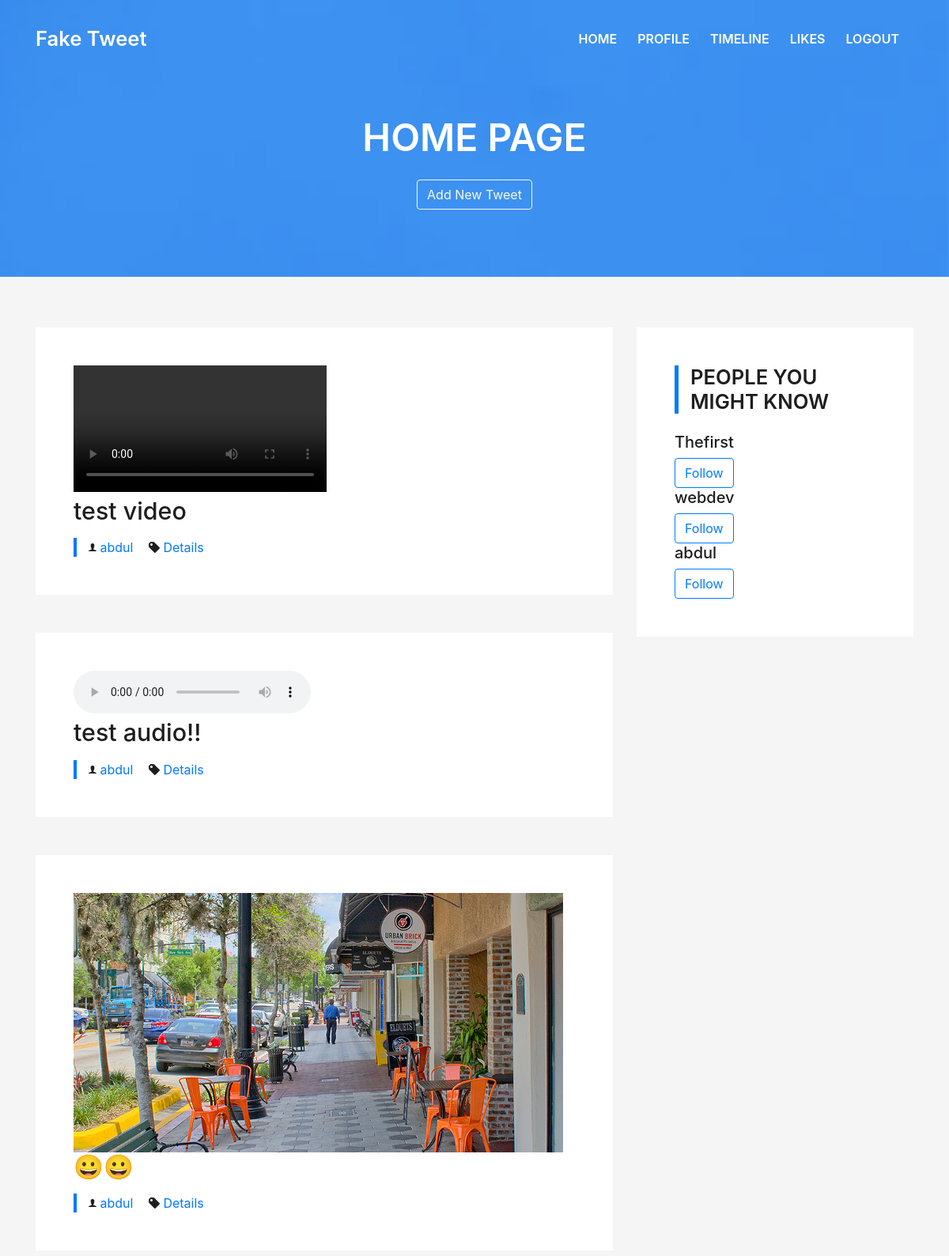
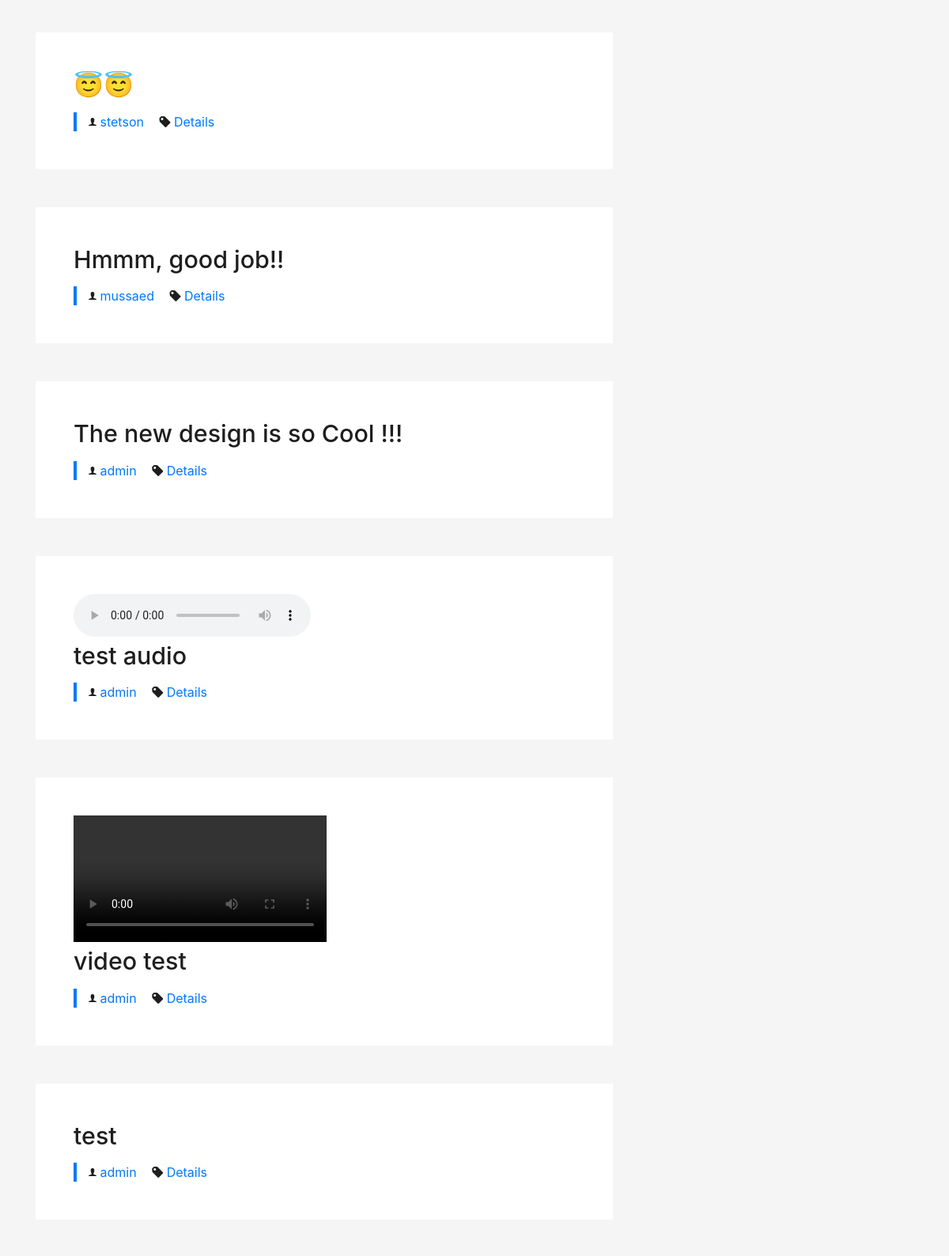
Screenshot of / (signed in, upper part) with the database file from the repository (2 pictures, top to bottom).
### twit/models.py (models this page shows, shortened)
class Tweet(models.Model):
    author = models.ForeignKey(User, on_delete=models.CASCADE)
    tweet = models.CharField(max_length=280)
    created = models.DateTimeField(auto_now_add=True)
    like = models.ManyToManyField(User, related_name= 'likes', blank=True)
    image = models.FileField(null=True, blank=True)

### twit/views.py (the view, shortened to what this page needs)
# urls.py: 2. Add a URL to urlpatterns:  path('', views.home, name='home')
@login_required
def home(request):
    if request.method == "GET":
        form = AddTweetForm()
        tweets = Tweet.objects.all().order_by('-created')
        users = User.objects.exclude(username = request.user)
        try:
            follos = Followings.objects.get(userid=request.user)
            followings = follos.following.all()
        except:
            followings = None
        context = {'form': form,
                   'tweet': tweets,
                   'user': users,
                   'following': followings}
        return render(request, "home.html", context)

### twit/templates/home.html (shortened to what this page needs)
{% extends "base.html" %}
{% block pagename %}
    Home Page
{% endblock %}
{% block profile %}
<button type="button" class="btn btn-outline-light" data-toggle="modal" data-target="#myModal">
								Add New Tweet
        </button>
{% endblock %}
{% block content %}
    <section class="blog-wrapper sect-pt4" id="blog">
    <div class="container">
      <div class="row">
        <div class="col-md-8">
          {% for t in tweet %}
          <div class="post-box">
            <div class="post-thumb">
              {% if t.image %}
                  {% if '.mp4' in t.image.name %}
                     <video width="320" height="240" controls class="img-fluid">
                       <source src="{{ t.image.url }}" type="video/mp4">
                      </video>
                  {% elif '.mp3' in t.image.name %}
                    <audio controls>
                      <source src="{{ t.image.url }}" type="audio/mpeg">
                    </audio>
                  {% else %}
                    <img src="{{ t.image.url }}" class="img-fluid" alt="">
                  {% endif %}
              {% endif %}
            </div>
            <div class="post-meta">
              <h1 class="article-title">{{ t.tweet }}</h1>
              <ul>
                <li>
                  <span class="ion-ios-person"></span>
                  <a>{{ t.author.username }}</a>
                </li>
                <li>
                  <span class="ion-pricetag"></span>
                  <a href="{% url 'details' id=t.id %}">Details</a>
                </li>
              </ul>
            </div>
          </div>
        {% endfor %}
          </div>
        <div class="col-md-4">
          <div class="widget-sidebar">
            <h4 class="sidebar-title">People You might know</h4>
            <div class="sidebar-content">
              {% for u in user %}
                  {% if not u in following %}
                      <h5> <a href="{% url 'profile_pk' pk=u.pk %}">{{ u.username }}</a></h5>
                        <a href="{% url 'follow' pk=u.pk %}">
                          <button type="button" class="btn btn-outline-primary">Follow</button>
                         </a>
                 {% endif %}
              {% endfor %}
            </div>
          </div>
        </div>
      </div>
    </div>
  </section>
{% endblock %}

### static/style/css/style.css (style rules this page uses)
body { background-color: #f5f5f5; color: #4e4e4e; }
h1, h2, h3, h4, h5, h6 { color: #1e1e1e; }
a { color: #1e1e1e; transition: all 0.5s ease-in-out; }
.sect-pt4 { padding-top: 4rem; }
.ul-resect, .socials ul, .list-ico, .blog-wrapper .post-meta ul, .box-comments .list-comments, .widget-sidebar .list-sidebar, .widget-tags ul { list-style: none; padding-left: 0; margin-bottom: 0; }
.post-box, .form-comments, .box-comments, .widget-sidebar { padding: 2rem; background-color: #fff; margin-bottom: 3rem; }
.post-box, .form-comments, .box-comments, .widget-sidebar { padding: 3rem; }
.blog-wrapper .article-title { font-size: 1.5rem; }
.blog-wrapper .article-title { font-size: 1.9rem; }
.widget-sidebar .sidebar-title { font-size: 1.6rem; font-weight: 600; border-left: 5px solid #0078ff; padding-left: 15px; text-transform: uppercase; margin-bottom: 1.5rem; }
.blog-wrapper .post-meta ul { border-left: 4px solid #0078ff; margin-top: 1rem; }
.blog-wrapper .post-meta ul li { display: inline-block; margin-left: 15px; }
.blog-wrapper .post-meta ul a { color: #0078ff; }
.blog-wrapper .post-meta ul span { color: #1e1e1e; }

### rows the page displays
Tweet: tweet "test video", author.username "abdul"
Tweet: tweet "test audio!!", author.username "abdul"
Tweet: image (picture), tweet "😀😀", author.username "abdul"
Tweet: tweet "😇😇", author.username "stetson"
Tweet: tweet "Hmmm, good job!!", author.username "mussaed"
Tweet: tweet "The new design is so Cool !!!", author.username "admin"
Tweet: tweet "test audio", author.username "admin"
Tweet: tweet "video test", author.username "admin"
Tweet: tweet "test", author.username "admin"

### other values shown
{{ u.username }} "Thefirst"
{{ u.username }} "webdev"
{{ u.username }} "abdul"
